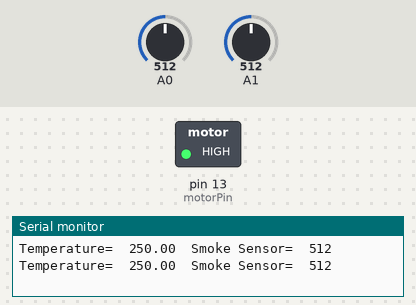
The sketch below on a simulated Arduino Uno, built with avr-gcc and run on an emulated ATmega328P. Shown: switched loads named in the sketch (green lamp = pin HIGH), the last lines printed to the serial monitor. The inputs (shaded band) are chosen by the test bench; at power-on: A1 = 512, A0 = 512.

Above: at 1.8 s.
1.9 s: A1 set to 155
3.4 s: A1 set to 132
At 5.0 s:
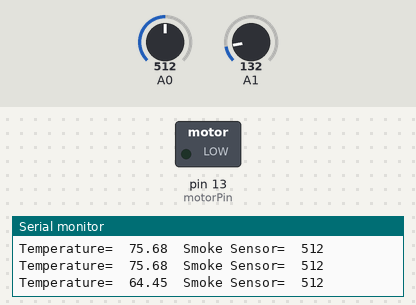
5.5 s: A1 set to 306
At 6.6 s:
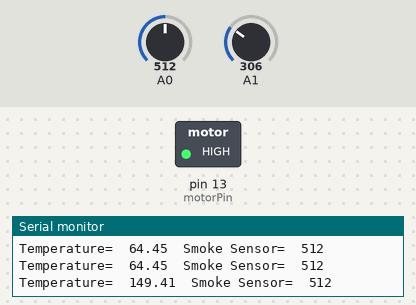
7.5 s: A1 set to 122
At 9.4 s:
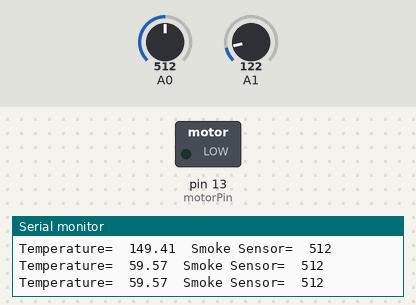
Timing chart, 0 to 10.5 s (numbered marks = the images above; inputs shaded):
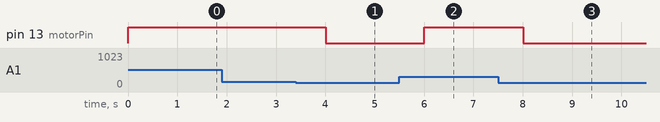

Measured:
- the behaviour switches between 144 and 143 on A1 (found by bisection; images 0 and 1)
- after the input at 3.4 s, pin 13 (motorPin): HIGH → LOW after 0.60 s
- after the input at 5.5 s, pin 13 (motorPin): LOW → HIGH after 0.51 s
- after the input at 7.5 s, pin 13 (motorPin): HIGH → LOW after 0.51 s

The sketch:

detector_de_incendio1.ino
```cpp
// C++ code
//

float temp;
int smoke;
int motorPin = 13;

void setup()
{
  	pinMode(A0,INPUT);
	pinMode(A1, INPUT);
	pinMode(motorPin,OUTPUT);
	Serial.begin(9600);
}

void loop()
{
  temp = analogRead(A1);
  temp = temp * 0.48828125;
  smoke = analogRead(A0);
	if (temp>=70 && smoke >= 100) {
	digitalWrite(motorPin, HIGH);
	}
	else {
	digitalWrite(motorPin, LOW);
	}

    Serial.print("Temperature= ");
	Serial.print(" ");
	Serial.print(temp);
	Serial.print("\t");
	Serial.print("Smoke Sensor= ");
	Serial.print(" ");
	Serial.print(smoke);
	Serial.println();
	delay(1000);

}
```
